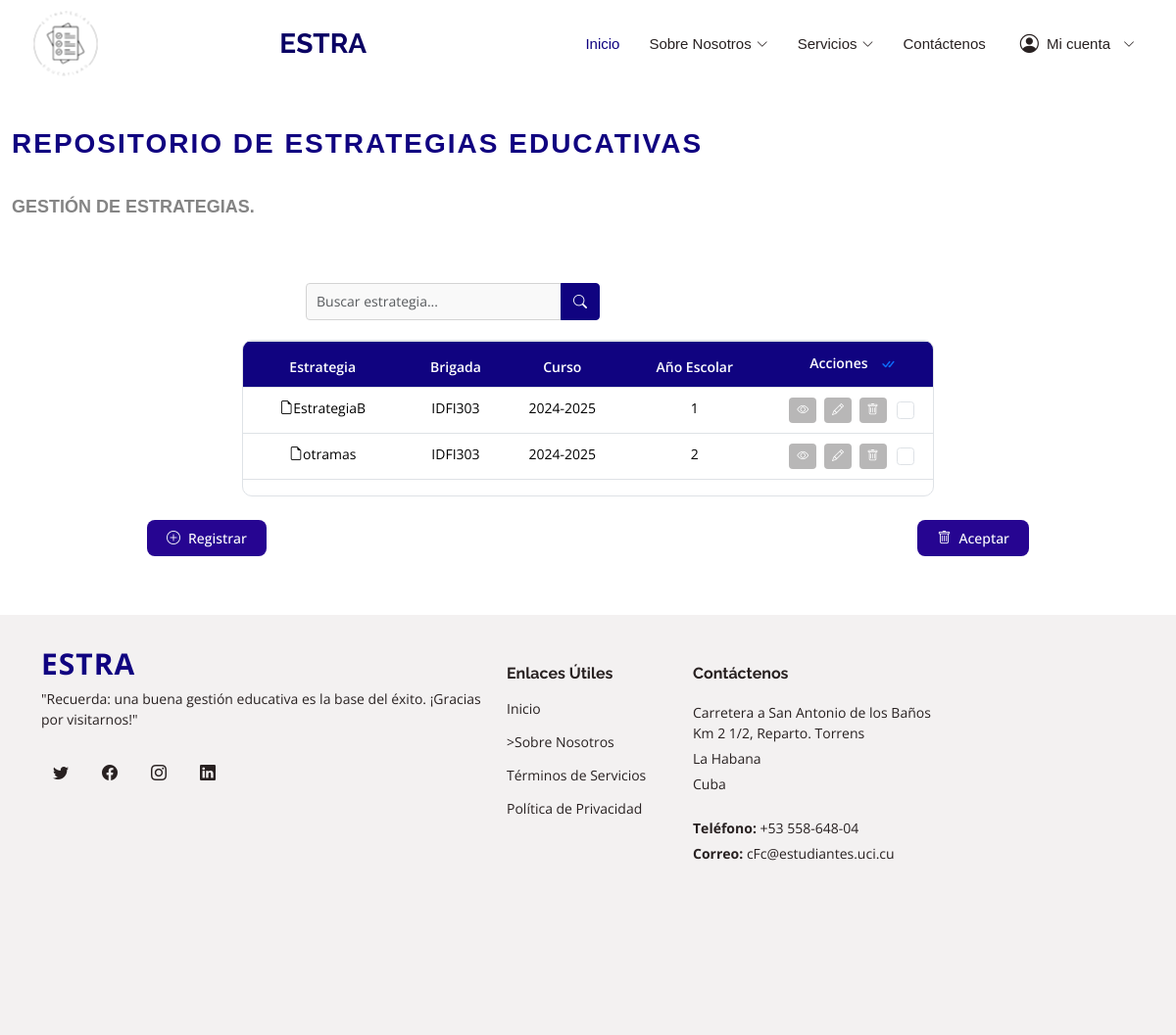
Before: /models/estrategia/ with the older database file.
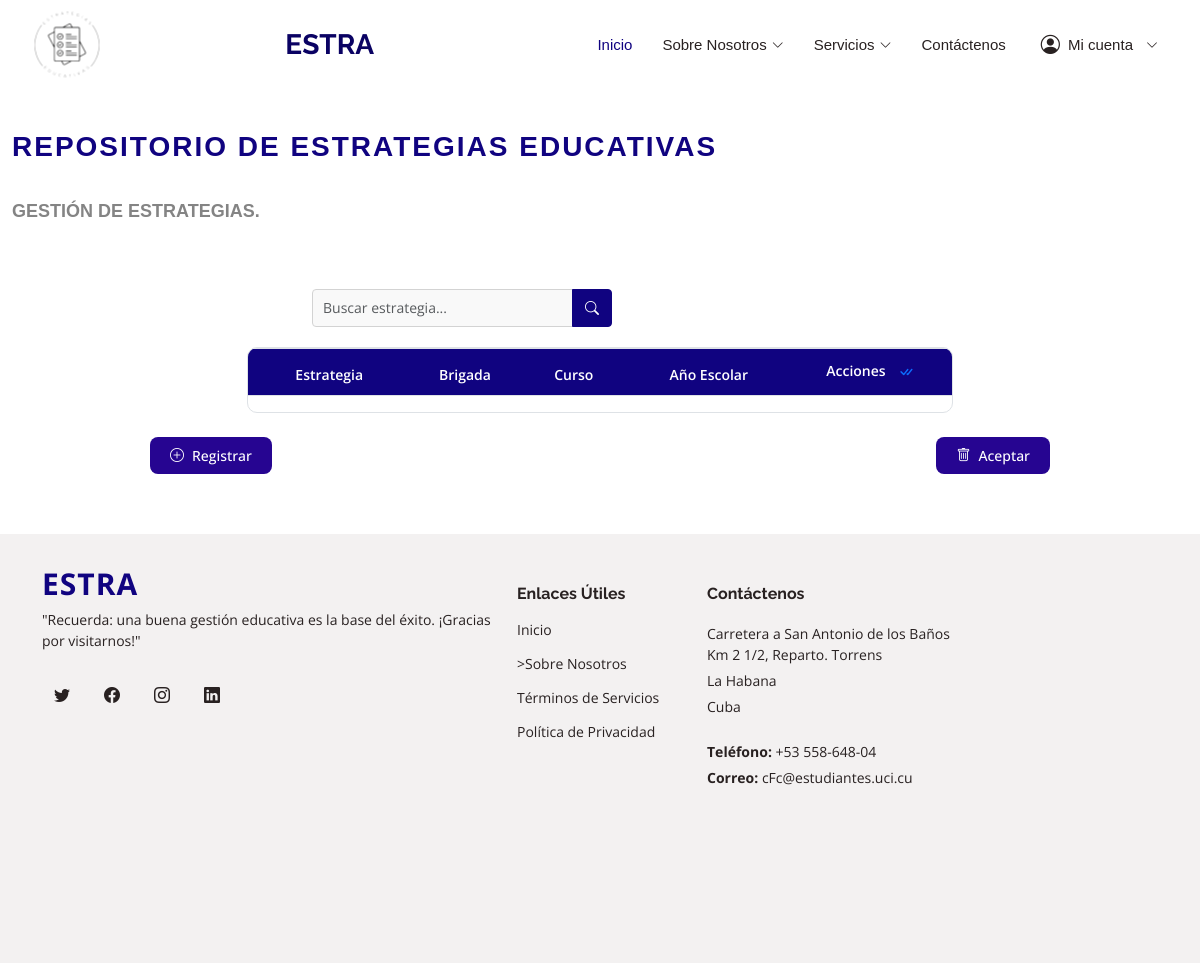
After: the same page with the newer database file.
### data_models/models.py (models this page shows, shortened)
class Estrategia(models.Model):
    curso = models.CharField(max_length=20)
    anio_escolar = models.CharField(max_length=10)
    grupo = models.CharField(max_length=20)
    nombre = models.CharField(max_length=255, blank=True, default="Estrategia_{id}")
    plan_estudios = models.TextField(blank=True, default="plan_estudios_{id}")
    obj_estrategia = models.TextField(blank=True, default="objetivos_estrategia_{id}")
    dir_brigada = models.CharField(max_length=255, blank=True, default="direccion_brigada_{id}")
    caract_brigada = models.TextField(blank=True, default="caracteristicas_brigada_{id}")
    colect_pedagogico = models.TextField(blank=True, default="colectivo_pedagogico_{id}")
    otros_aspectos = models.TextField(blank=True, default="otros_aspectos_{id}")
    dim_curricular = models.TextField(blank=True, default="dimension_curricular_{id}")
    dim_extensionista = models.TextField(blank=True, default="dimension_extensionista_{id}")
    dim_politica = models.TextField(blank=True, default="dimension_politico_ideologica_{id}")
    conclusiones = models.TextField(blank=True, default="conclusiones_{id}")
    obj_general = models.TextField(blank=True, default="objetivo_general_{id}")
    obj_dc = models.TextField(blank=True, default="obj_dc_{id}")
    plan_dc = models.TextField(blank=True, default="plan_dc_{id}")
    obj_de = models.TextField(blank=True, default="obj_de_{id}")
    plan_de = models.TextField(blank=True, default="plan_de_{id}")
    obj_dp = models.TextField(blank=True, default="obj_dp_{id}")
    plan_dp = models.TextField(blank=True, default="plan_dp_{id}")
    evaluacion = models.TextField(blank=True, default="evaluacion_integral_{id}")
    autor = models.CharField(max_length=255, blank=True, default="autor_{id}")
    class Meta:
        unique_together = ('curso', 'anio_escolar', 'grupo')

### data_models/views.py (the view)
# urls.py: path('estrategia/', views.estrategia_list, name='estrategia_list'),
def estrategia_list(request):
    estrategias = Estrategia.objects.all()
    context = {'estrategias': estrategias}
    return render(request, 'estrategias.html', context)

### templates/estrategias.html (shortened to what this page needs)
{% load static %}
<!DOCTYPE html>
<html lang="es">
<head>
  <link href="{% static 'assets/vendor/animate.css/animate.min.css' %}" rel="stylesheet">
  <link href="{% static 'assets/vendor/bootstrap/css/bootstrap.min.css' %}" rel="stylesheet">
  <link href="{% static 'assets/vendor/bootstrap-icons/bootstrap-icons.css' %}" rel="stylesheet">
  <link href="{% static 'assets/vendor/boxicons/css/boxicons.min.css' %}" rel="stylesheet">
  <link href="{% static 'assets/vendor/glightbox/css/glightbox.min.css' %}" rel="stylesheet">
  <link href="{% static 'assets/vendor/remixicon/remixicon.css' %}" rel="stylesheet">
  <link href="{% static 'assets/vendor/swiper/swiper-bundle.min.css' %}" rel="stylesheet">
  <link href="{% static 'assets/css/style.css' %}" rel="stylesheet">
</head>
<body>
  <header id="header" class="d-flex align-items-center fixed-top">
    <div class="container d-flex align-items-center">
      <a href="{% url 'pagina_principal' %}" class="logo me-auto"><img src="{% static './imagenes/logo/logo.png'%}" alt="" class="img-fluid"></a>
      <h1 class="logo me-auto"><a href="{% url 'pagina_principal' %}">ESTRA</a></h1>
      <nav id="navbar" class="navbar">
        <ul>
          <li><a href="{% url 'pagina_principal' %}" class="active">Inicio</a></li>
          <li class="dropdown">
            <a href="#"><span>Sobre Nosotros</span> <i class="bi bi-chevron-down"></i></a>
          </li>
          <li class="dropdown"><a href="#"><span> Servicios </span> <i class="bi bi-chevron-down"></i></a>
          </li>
          <li><a href="{% url 'contactar' %}">Contáctenos</a></li>
          <li class="dropdown user-menu">
            <a href="#"><i class="bi bi-person-circle"></i> Mi cuenta <i class="bi bi-chevron-down"></i></a>
          </li>
        </ul>
      </nav>
    </div>
  </header>
  <main id="main">
<section id="estrategia-educativa" class="estrategia-educativa section-bg">
  <div class="container-fluid">
    <div class="section-title">
      <h2>Repositorio de Estrategias Educativas</h2>
      <br>
      <p>Gestión de estrategias.</p>
      <br>
    </div>
    <div id="barra-busqueda-estrategia" class="search-bar">
      <div class="input-group">
        <input type="text" class="form-control" placeholder="Buscar estrategia..." aria-label="Buscar">
        <button class="btn btn-primary" type="button">
          <i class="bi bi-search"></i>
        </button>
      </div>
    </div>
    <form id="form-eliminar-estrategias" method="POST" action="{% url 'eliminar_estrategias' %}">
      <div class="table-container">
        <div class="table-responsive">
          <table class="table table-bordered table-hover custom-table">
            <thead>
              <tr>
                <th>Estrategia</th>
                <th>Brigada</th>
                <th>Curso</th>
                <th>Año Escolar</th>
                <th>
                  Acciones
                  <button id="btn-seleccionar-todo" class="btn btn-link p-0 ms-2" title="Seleccionar Todo Para Eliminar">
                    <i class="bi bi-check-all"></i>
                  </button>
                </th>
              </tr>
            </thead>
            <tbody>
              {% for estrategia in estrategias %}
              <tr data-id="{{ estrategia.id }}">
                <td>
                  <i class="bi bi-file-earmark"></i>{{ estrategia.nombre }}
                </td>
                <td>{{ estrategia.grupo }}</td>
                <td>{{ estrategia.curso }}</td>
                <td>{{ estrategia.anio_escolar }}</td>
                <td>
                  <button class="btn btn-action btn-ver-detalles" data-id="{{ estrategia.id }}" title="Ver Detalles">
                    <i class="bi bi-eye"></i>
                  </button>
                  <button class="btn btn-action btn-modificar" data-id="{{ estrategia.id }}" title="Modificar">
                    <i class="bi bi-pencil"></i>
                  </button>
                  <button class="btn btn-action btn-eliminar" data-id="{{ estrategia.id }}" title="Eliminar">
                    <i class="bi bi-trash"></i>
                  </button>
                  <input type="checkbox" class="form-check-input seleccionar-fila" name="estrategias[]" value="{{ estrategia.id }}">
                </td>
              </tr>
              {% endfor %}
            </tbody>
          </table>
        </div>
      </div>
      <div id="botones-accion-estrategia-educativa" class="d-flex justify-content-between mt-4">
        <a href="{% url 'formulario_estrategia' %}">
          <div id="btn-registrar-estrategia-educativa" class="btn btn-success">
            <i class="bi bi-plus-circle"></i> Registrar
          </div>
        </a>
        <button type="submit" id="btn-eliminar-estrategia-educativa" class="btn btn-danger">
          <i class="bi bi-trash"></i> Aceptar
        </button>
      </div>
    </form>
  </div>
</section>
  </main>
  <footer id="footer" class="footer">
    <div class="container footer-top">
      <div class="row gy-4">
        <div class="col-lg-5 col-md-12 footer-about footer-fade-in">
          <a href="{% url 'pagina_principal' %}" class="d-flex align-items-center logo">
            <span>ESTRA</span>
          </a>
          <p>"Recuerda: una buena gestión educativa es la base del éxito. ¡Gracias por visitarnos!"</p>
          <div class="d-flex mt-4 social-links">
            <a href="#"><i class="bi bi-twitter"></i></a>
            <a href="#"><i class="bi bi-facebook"></i></a>
            <a href="#"><i class="bi bi-instagram"></i></a>
            <a href="#"><i class="bi bi-linkedin"></i></a>
          </div>
        </div>
        <div class="col-6 col-lg-2 footer-fade-in footer-links" data-delay="100">
          <h4>Enlaces Útiles</h4>
          <ul>
            <li><a href="{% url 'pagina_principal' %}">Inicio</a></li>
            <li><a href="{% url 'sobrenos' %}">>Sobre Nosotros</a></li>
            <li><a href="#">Términos de Servicios</a></li>
            <li><a href="#">Política de Privacidad</a></li>
          </ul>
        </div>
        <div class="col-lg-3 col-md-12 text-center text-md-start footer-contact footer-fade-in" data-delay="200">
          <h4>Contáctenos</h4>
          <p>Carretera a San Antonio de los Baños Km 2 1/2, Reparto. Torrens</p>
          <p>La Habana</p>
          <p>Cuba</p>
          <p class="mt-4"><strong>Teléfono:</strong> <span>+53 558-648-04</span></p>
          <p><strong>Correo:</strong> <span>cFc@estudiantes.uci.cu</span></p>
        </div>
      </div>
    </div>
  </footer>
</body>
</html>

Changed rows visible on the page:
removed Estrategia: nombre "EstrategiaB", grupo "IDFI303", curso "2024-2025", anio_escolar "1"
removed Estrategia: nombre "otramas", grupo "IDFI303", curso "2024-2025", anio_escolar "2"
